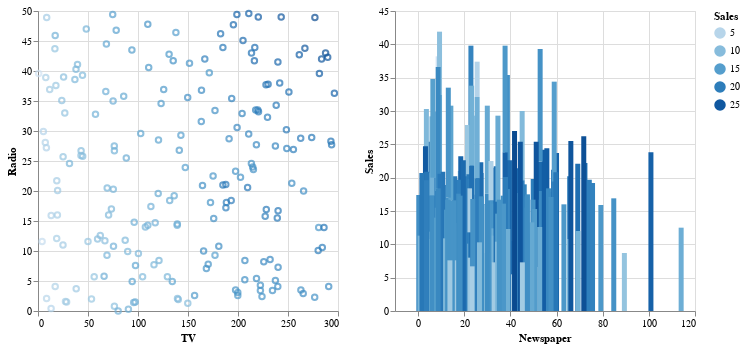

The code cell stored with this chart in its notebook:
### Code cell
# Scatter plot with reduced width and height
sp = alt.Chart(df58).mark_point().encode(
    x='TV',  # assigning the TV Budget on the x-axis
    y='Radio',  # assigning the Radio on the Y-axis
    color='Sales'  # assigning color to Sales
).properties(
    width=300,  # setting width
    height=300  # setting height
)

# Bar plot with reduced width and height
bp = alt.Chart(df58).mark_bar().encode(
    x='Newspaper',  # assign the Newspaper on the x-axis
    y='Sales',  # assign the sales on Y-axis
    color='Sales'  # assigning color to sales
).properties(
    width=300,  # setting width
    height=300  # setting height
).interactive()

# Concatenate two plots
alt.hconcat(sp, bp)

### Figure 1 — Vega-Lite specification as saved in the notebook (floating-point values rounded to 4 significant figures; data arrays with more than 128 entries replaced by an {"elided": "..."} marker saying what was removed)
{"config": {"view": {"continuousWidth": 400, "continuousHeight": 300}}, "hconcat": [{"mark": "point", "encoding": {"color": {"field": "Sales", "type": "quantitative"}, "x": {"field": "TV", "type": "quantitative"}, "y": {"field": "Radio", "type": "quantitative"}}, "height": 300, "width": 300}, {"mark": "bar", "encoding": {"color": {"field": "Sales", "type": "quantitative"}, "x": {"field": "Newspaper", "type": "quantitative"}, "y": {"field": "Sales", "type": "quantitative"}}, "height": 300, "selection": {"selector001": {"type": "interval", "bind": "scales", "encodings": ["x", "y"]}}, "width": 300}], "data": {"name": "data-4057965ab3635d5746a855f7786f82a6"}, "$schema": "https://vega.github.io/schema/vega-lite/v4.17.0.json", "datasets": {"data-4057965ab3635d5746a855f7786f82a6": {"elided": "200 records"}}}
